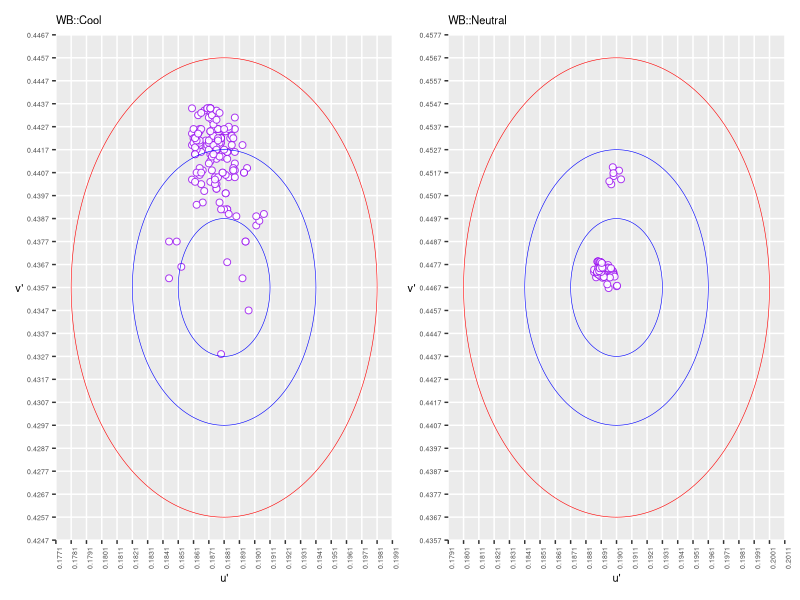
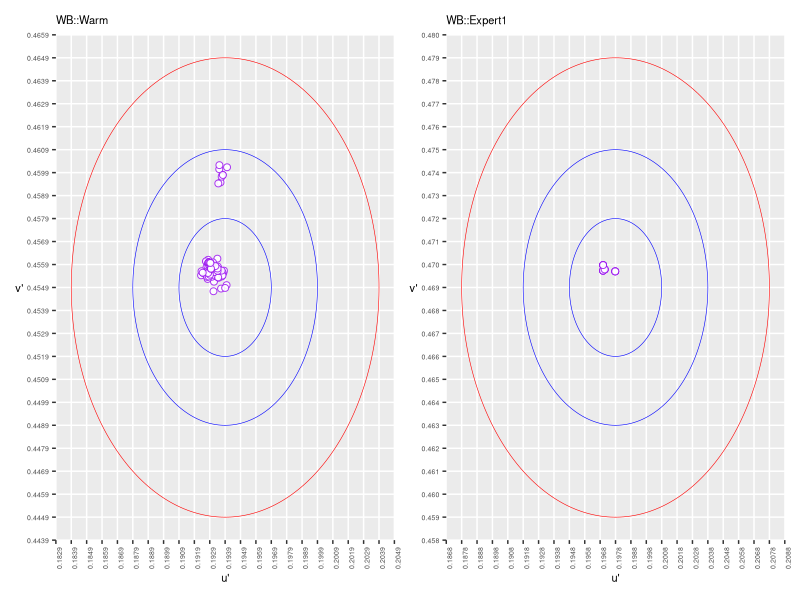
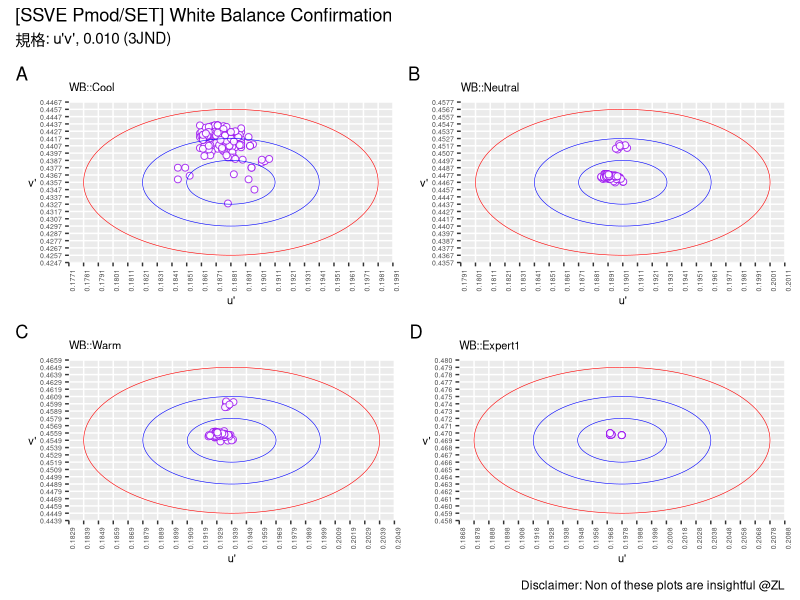
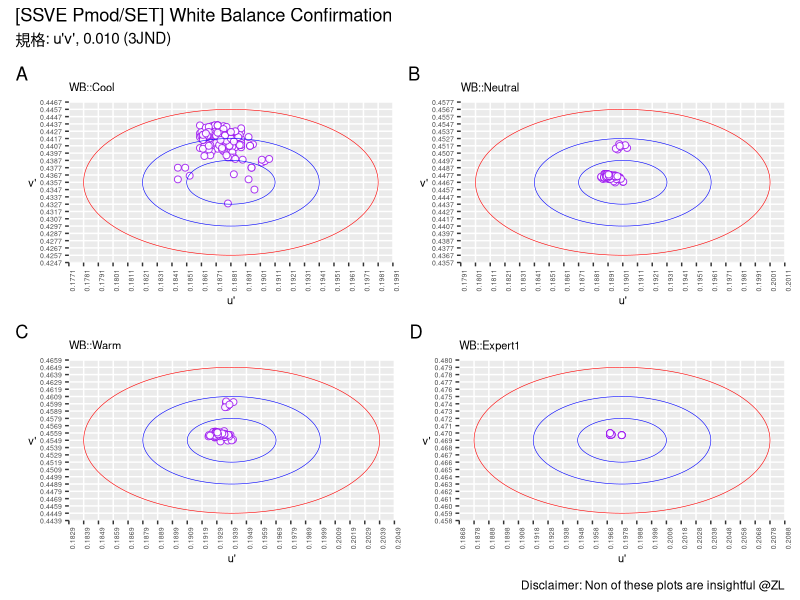

Recreate these plots in R, in order.
### SSVE Pmod White Balance Trial 
### Effectiveness confirmation
### by ZL, 20211222

#require(reticulate)
require(ggplot2)
require(patchwork)
### create clean data
#reticulate::use_python('D:/DevEnv/WPy32-3741/python-3.7.4/python.exe')
#reticulate::install_miniconda()
#reticulate::py_run_file('main.py')

### premise
calc.du <- function(jnd, angle, du.target){
  return(jnd * cos(angle * pi / 180) + du.target)
}

calc.dv <- function(jnd, angle, dv.target){
  return(jnd * sin(angle * pi / 180) + dv.target)
}

jnd.ellips <- function(jnd, cTT.u, cTT.v){
  du <- c()
  dv <- c()
  for(i in 0:360){
    du <- c(du, calc.du(jnd, i, cTT.u))
    dv <- c(dv, calc.dv(jnd, i, cTT.v))
  }
  df <- data.frame(du, dv)
  colnames(df) <- c("du", "dv")
  return(df)
}

cool.jnd1 <- jnd.ellips(0.003, 0.1881, 0.4357)
cool.jnd2 <- jnd.ellips(0.006, 0.1881, 0.4357)
cool.jnd3 <- jnd.ellips(0.010, 0.1881, 0.4357)
cool.breaks.x <- seq(0.1771, 0.1991, 0.001)
cool.breaks.y <- seq(0.4247, 0.4467, 0.001)
cool.minor.x <- seq(0.1771, 0.1991, 0.0002)
cool.minor.y <- seq(0.4247, 0.4467, 0.0002)

neutral.jnd1 <- jnd.ellips(0.003, 0.1901, 0.4467)
neutral.jnd2 <- jnd.ellips(0.006, 0.1901, 0.4467)
neutral.jnd3 <- jnd.ellips(0.010, 0.1901, 0.4467)
neutral.breaks.x <- seq(0.1791, 0.2011, 0.001)
neutral.breaks.y <- seq(0.4357, 0.4577, 0.001)
neutral.minor.x <- seq(0.1791, 0.2011, 0.0002)
neutral.minor.y <- seq(0.4357, 0.4577, 0.0002)

warm.jnd1 <- jnd.ellips(0.003, 0.1939, 0.4549)
warm.jnd2 <- jnd.ellips(0.006, 0.1939, 0.4549)
warm.jnd3 <- jnd.ellips(0.010, 0.1939, 0.4549)
warm.breaks.x <- seq(0.1829, 0.2049, 0.001)
warm.breaks.y <- seq(0.4439, 0.4659, 0.001)
warm.minor.x <- seq(0.1829, 0.2049, 0.0002)
warm.minor.y <- seq(0.4439, 0.4659, 0.0002)

expert1.jnd1 <- jnd.ellips(0.003, 0.1978, 0.469)
expert1.jnd2 <- jnd.ellips(0.006, 0.1978, 0.469)
expert1.jnd3 <- jnd.ellips(0.010, 0.1978, 0.469)
expert1.breaks.x <- seq(0.1868, 0.2088, 0.001)
expert1.breaks.y <- seq(0.4580, 0.4800, 0.001)
expert1.minor.x <- seq(0.1868, 0.2088, 0.0002)
expert1.minor.y <- seq(0.4580, 0.4800, 0.0002)

### read white balance data
df.cool <- read.csv("./src/COOL.csv")
df.neutral <- read.csv("./src/NEUTRAL.csv")
df.warm <- read.csv("./src/WARM.csv")
df.expert1 <- read.csv("./src/EXPERT1.csv")
#View(df)

### plot
plot.wb <- function(df.temp, temp,
                    temp.breaks.x, temp.breaks.y,
                    temp.minor.x, temp.minor.y, 
                    temp.jnd1, temp.jnd2, temp.jnd3) {
  
  p <- ggplot(df.temp) +
    geom_point(aes(x=u,
                   y=v),
               colour = "purple",
               shape = 21,
               fill = 'white',
               stroke = .5,
               alpha = 0.9,
               size = 2) +
  #  coord_cartesian(xlim=c(0.1771, 0.1991),
  #                  ylim=c(0.4247, 0.4467)) +
    scale_x_continuous(breaks = temp.breaks.x,
                       minor_breaks = temp.minor.x) +
    scale_y_continuous(breaks = temp.breaks.y,
                       minor_breaks = temp.minor.y) +
    labs(title=gsub(' ', '', paste('WB::', temp)),
         x="u\'",
         y="v\'") +
    theme(plot.title = element_text(size=8),
          #panel.grid.major.x = element_blank(),
          #panel.grid.major.y = element_blank(),
          panel.grid.minor.x = element_blank(),
          panel.grid.minor.y = element_blank(),
          axis.title.x = element_text(size=8),
          axis.title.y = element_text(angle=0, size=8, vjust=0.5),
          axis.text.x = element_text(angle=90, size=5),
          axis.text.y = element_text(size=5)) +
    geom_path(data=temp.jnd1,
               aes(x=du,
                   y=dv),
               size = 0.2,
               color = 'blue'
               ) +
    geom_path(data=temp.jnd2,
               aes(x=du,
                   y=dv),
               size = 0.2,
               color = 'blue'
    ) +
    geom_path(data=temp.jnd3,
               aes(x=du,
                   y=dv),
               size = 0.2,
               color = 'red'
    )
#  dev.print(file = gsub(' ', '',paste('Rplot_', temp, '.png')),
#            device = png,
#            width = 800,
#            height = 800)
  return(p)
}

### plot WB cool
p1 <- plot.wb(df.cool,
        'Cool',
        cool.breaks.x,
        cool.breaks.y,
        cool.minor.x,
        cool.minor.y, 
        cool.jnd1,
        cool.jnd2,
        cool.jnd3)

### plot WB neutral
p2 <- plot.wb(df.neutral,
        'Neutral',
        neutral.breaks.x,
        neutral.breaks.y,
        neutral.minor.x,
        neutral.minor.y, 
        neutral.jnd1,
        neutral.jnd2,
        neutral.jnd3)


### plot WB warm
p3 <- plot.wb(df.warm,
        'Warm',
        warm.breaks.x,
        warm.breaks.y,
        warm.minor.x,
        warm.minor.y, 
        warm.jnd1,
        warm.jnd2,
        warm.jnd3)

### plot WB expert1
p4 <- plot.wb(df.expert1,
        'Expert1',
        expert1.breaks.x,
        expert1.breaks.y,
        expert1.minor.x,
        expert1.minor.y, 
        expert1.jnd1,
        expert1.jnd2,
        expert1.jnd3)

### layout 01
p1 + p2
p3 + p4

### layout 02
(p1 | p2) /
  (p3 | p4) +
  plot_annotation(
    title = '[SSVE Pmod/SET] White Balance Confirmation',
    subtitle = '規格: u\'v\', 0.010 (3JND)',
    caption = 'Disclaimer: Non of these plots are insightful @ZL',
    tag_levels = 'A'
  )

ggsave('Rplot_wb.tiff',
       width = 10,
       height = 10,
       device = 'tiff',
       dpi = 400)
